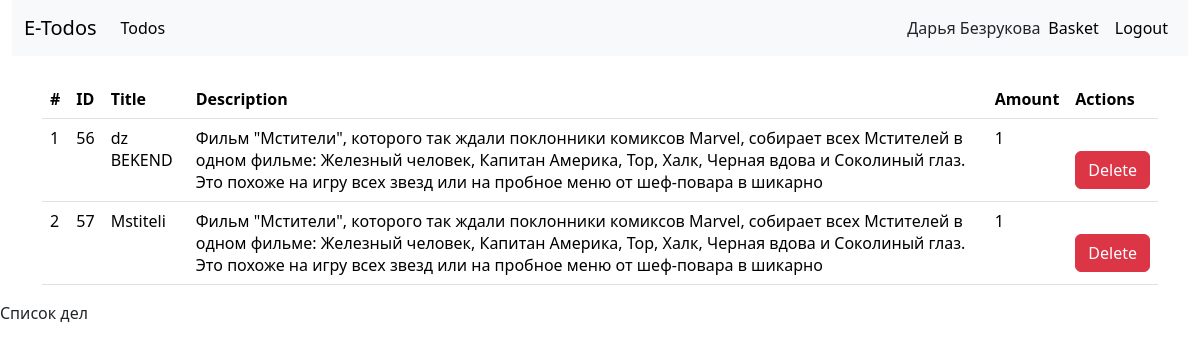
The page /basket/ (signed in) on the database its author committed.
### todos/models.py (models this page shows, shortened)
class BasketItem(models.Model):
    owner = models.ForeignKey(User, null=False, on_delete=models.CASCADE)
    todo = models.ForeignKey(Todo, null=False, on_delete=models.CASCADE)
    amount = models.IntegerField(null=False, default=1)
    class Meta:
        verbose_name = 'Basket Item'
        verbose_name_plural = 'Basket Items'

class Todo(models.Model):
    title = models.CharField(null=False, max_length=255, default='')
    description = models.CharField(null=False, max_length=2000, default='')
    due_date = models.DateField(null=False, max_length=255, default='')
    status = models.BooleanField(null=False, default=0)
    owner = models.ForeignKey(User, on_delete=models.CASCADE, null=True)
    class Meta:
        verbose_name = 'Todo'
        verbose_name_plural = 'Todos'

### todos/views.py (the view)
# urls.py: path('basket/', basket_page_view, name='basket'),
def basket_page_view(request):
    if request.user.is_authenticated:
        if request.method == 'GET':
            basket_items = BasketItem.objects.filter(owner=request.user)
            return render(request, 'todos/basket.html', {'basket_items': basket_items})
    else:
        return redirect('/auth/login')

### todos/templates/todos/basket.html (shortened to what this page needs)
{% extends 'base.html' %}
{% block content %}
<div class="container-fluid">
    <div class="row">
        <div class="col-12">
            {% include 'header.html' %}
        </div>
    </div>
</div>
<div class="container">
    <div class="row">
        <div class="col-12">
            <table class="table mt-4">
                <thead>
                    <tr>
                        <th scope="col">#</th>
                        <th scope="col">ID</th>
                        <th scope="col">Title</th>
                        <th scope="col">Description</th>
                        <th scope="col">Amount</th>
                        <th scope="col">Actions</th>
                    </tr>
                </thead>
                <tbody>
                    {% if basket_items %}
                        {% for item in basket_items %}
                            <tr>
                                <td>{{ forloop.counter }}</td>
                                <td>{{ item.todo.id }}</td>
                                <td>{{ item.todo.title }}</td>
                                <td>{{ item.todo.description }}</td>
                                <td>{{ item.amount }}</td>
                                <td>
                                    <a href="{% url 'delete_from_basket' pk=item.id %}" class="d-block mt-4">
                                        <button class="btn btn-danger">Delete</button>
                                    </a>
                                </td>
                            </tr>
                        {% endfor %}
                    {% else %}
                        <tr>
                            <td colspan="6" class="text-center">No items in the basket</td>
                        </tr>
                    {% endif %}
                </tbody>
            </table>
        </div>
    </div>
</div>
{% endblock %}

### templates/header.html (shortened to what this page needs)
<nav class="navbar navbar-expand-lg bg-body-tertiary">
  <div class="container-fluid">
      <a class="navbar-brand" href="{% url 'index_page' %}">E-Todos</a>
    <div class="collapse navbar-collapse" id="navbarTogglerDemo02">
      <ul class="navbar-nav me-auto mb-2 mb-lg-0 ">
        <li class="nav-item">
          <a class="nav-link active" aria-current="page" href="{% url 'todo' %}">Todos</a>
        </li>
      </ul>
        <ul class="navbar-nav mb-2 mb-lg-0 d-flex justify-content-end align-items-center">
                {% if user.is_authenticated %}
                <li class="nav-item">
                    {{ user.first_name }} {{ user.last_name}}
                </li>
                <li class="nav-item">
                    <a class="nav-link active" aria-current="page" href="{% url 'basket' %}">Basket</a>
                </li>
                <li class="nav-item">
                    <a class="nav-link active" aria-current="page" href="{% url 'logout' %}">Logout</a>
                </li>
                {% endif %}
            </ul>
    </div>
  </div>
</nav>

### rows shown on the page
BasketItem: todo.id "56", todo "dz BEKEND", todo.description "Фильм \"Мстители\", которого так ждали поклонники комиксов Marvel, собирает всех Мстителей в одном фильме: Железный человек, Капитан Америка, Тор, Халк, Черная вдова и Соколиный глаз. Это похоже на игру всех звезд или на пробное меню от шеф-повара в шикарно", amount "1"
BasketItem: todo.id "57", todo "Mstiteli", todo.description "Фильм \"Мстители\", которого так ждали поклонники комиксов Marvel, собирает всех Мстителей в одном фильме: Железный человек, Капитан Америка, Тор, Халк, Черная вдова и Соколиный глаз. Это похоже на игру всех звезд или на пробное меню от шеф-повара в шикарно", amount "1"

### other values the page prints
{{ user.first_name }} "Дарья"
{{ user.last_name }} "Безрукова"
